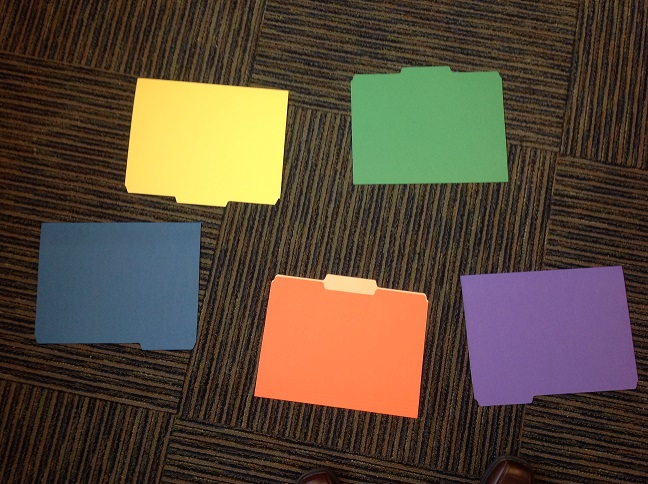
%> input picture folders01med.jpg, 648 x 484 px
$ octave Part1.m   (GNU Octave 9; MATLAB toolbox functions it lacks are replaced by stand-ins)
%> lines starting %> are read from the running program, lines starting %| are printed output that depends on the picture
clear
im = imread('folders01med.JPG');
%> im is the input picture: size 484x648x3 uint8; mean R, G, B 88.3, 73.4, 56.7
R = im(:,:,1);
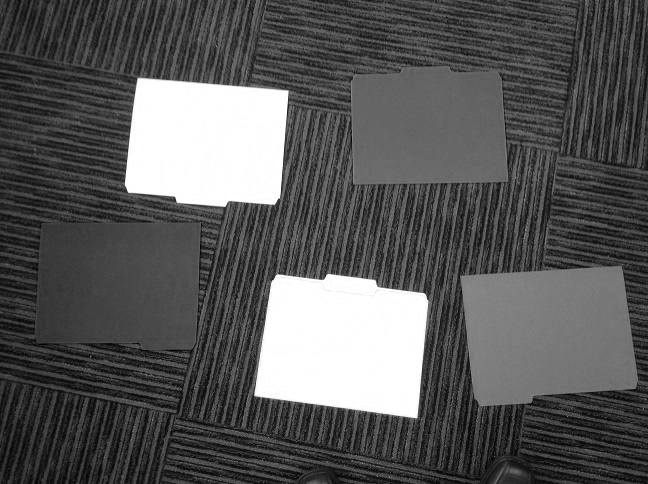
%> R: size 484x648 uint8; min 0, max 255, mean 88.3
G = im(:,:,2);
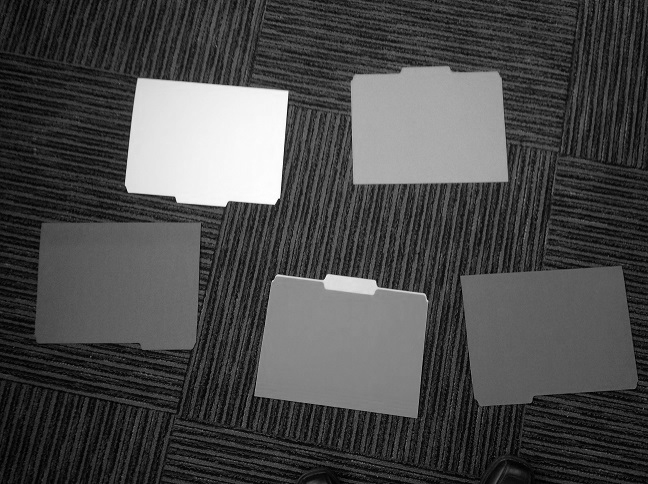
%> G: size 484x648 uint8; min 0, max 255, mean 73.4
B = im(:,:,3);
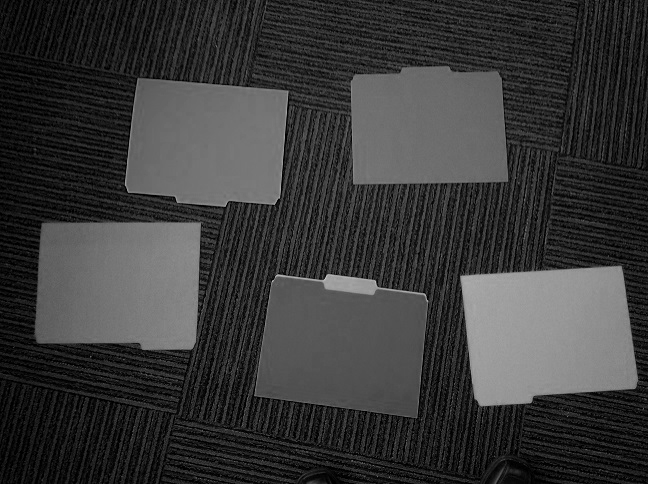
%> B: size 484x648 uint8; min 0, max 206, mean 56.7
figure(1); imshow(im); axis on;

%> (the run ends here)
